Frame 1 (no input): blank canvas, image omitted
Frame 60 (the mouse pressed at the canvas centre just before this capture): blank canvas, image omitted
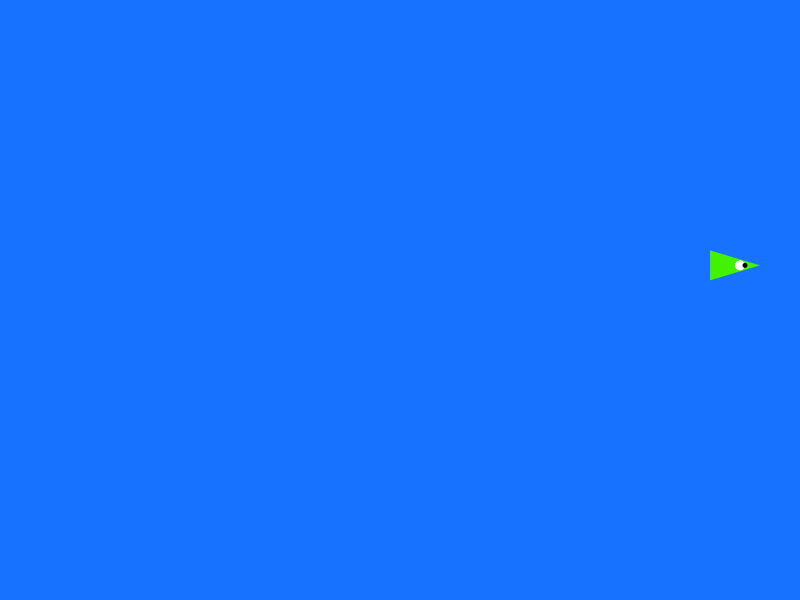
Frame 120 (the mouse held since frame 60 and released just before this capture)

The Processing sketch whose frames 1 and 60 were blank and that drew this single picture after the mouse press (run headless with seeded random() and noise(); from frame 60 on, the mouse is pressed at the canvas centre):

// Processing sketch: fishy_aquarium
// ── fishy_aquarium.pde
color waterBlue;
color fishColor;

Fish[] fishes = {};

//Fish fishy = new Fish(50, 50);
//Fish fishyFriend = new Fish(100, 100);

void setup(){
  size(800, 600);

  waterBlue = color(#1772FF);
  fishColor = color(#FFE517);

  background(waterBlue);
  fill(fishColor);
  smooth();
  noStroke();
}

void draw(){
  background(waterBlue);
  for(int i = 0; i < fishes.length; i++){
    fishes[i].move();
    fishes[i].display();
  }
}


void mousePressed(){
  Fish newFish = new Fish(mouseX, mouseY);
  fishes = (Fish[]) append(fishes, newFish);
}


// A class for fishes!
class Fish{
  float x = 0;
  float baseY = 0;
  float y = 0;
  float speed = 2;
  int dir = 1;
  int w = 50;
  int h = 15;
  color fishColour;
   
  Fish(int x, int y){
    this.x = x;
    this.baseY = y;
    this.speed = int(random(1, 10));
    this.fishColour = color(random(255),random(255),0);
  }
  
  // Updates the movement of the fish - Class method
  void move(){
    // Figure out the new x, y position of the fish.
    x += (dir * speed);
    // If fish hits the edge of the screen, change direction
    if(x < 0 || x > width){
      dir = -dir;
      x += (dir * speed);
    }
    // Fish will just sort of bob up and down as it moves.
    y = baseY + sin(radians(frameCount * 2)) * 40;
    
    // Adjust the height positive or negative depending on the direction
    w = 50 * dir;
  }
  
  // Draw the fish to the screen.
  void display(){
    fill(fishColour);
    triangle(x, y, x - w, y - h, x - w, y + h);
    fill(255);
    ellipse(x - (20 * dir), y, 10, 10);  
    fill(0);
    ellipse(x - (15 * dir), y, 5, 5);
  }  
}
